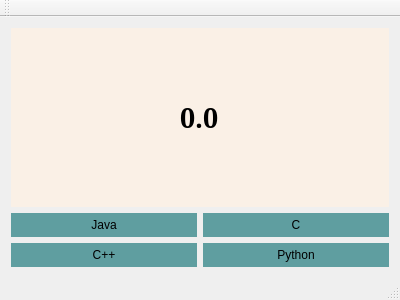
<?xml version="1.0" encoding="UTF-8"?>
<ui version="4.0">
 <class>PushThisButton</class>
 <widget class="QMainWindow" name="PushThisButton">
  <property name="geometry">
   <rect>
    <x>0</x>
    <y>0</y>
    <width>400</width>
    <height>300</height>
   </rect>
  </property>
  <property name="windowTitle">
   <string>PushThisButton</string>
  </property>
  <widget class="QWidget" name="centralWidget">
   <layout class="QGridLayout" name="gridLayout">
    <item row="1" column="1">
     <widget class="QPushButton" name="Button2">
      <property name="sizePolicy">
       <sizepolicy hsizetype="Preferred" vsizetype="Preferred">
        <horstretch>0</horstretch>
        <verstretch>0</verstretch>
       </sizepolicy>
      </property>
      <property name="styleSheet">
       <string notr="true">QPushButton
{
	background-color: #5F9EA0;
	border: 1px #2F4F4F;
	padding: 5px;
}

QPushButton:pressed
{
	background-color: #BC8F8F;
	border: 1px #2F4F4F;
	padding: 5px;
}</string>
      </property>
      <property name="text">
       <string>C</string>
      </property>
     </widget>
    </item>
    <item row="1" column="0">
     <widget class="QPushButton" name="Button1">
      <property name="sizePolicy">
       <sizepolicy hsizetype="Preferred" vsizetype="Preferred">
        <horstretch>0</horstretch>
        <verstretch>0</verstretch>
       </sizepolicy>
      </property>
      <property name="styleSheet">
       <string notr="true">QPushButton
{
	background-color: #5F9EA0;
	border: 1px #2F4F4F;
	padding: 5px;
}

QPushButton:pressed
{
	background-color: #BC8F8F;
	border: 1px #2F4F4F;
	padding: 5px;
}</string>
      </property>
      <property name="text">
       <string>Java</string>
      </property>
     </widget>
    </item>
    <item row="2" column="0">
     <widget class="QPushButton" name="Button3">
      <property name="sizePolicy">
       <sizepolicy hsizetype="Preferred" vsizetype="Preferred">
        <horstretch>0</horstretch>
        <verstretch>0</verstretch>
       </sizepolicy>
      </property>
      <property name="styleSheet">
       <string notr="true">QPushButton
{
	background-color: #5F9EA0;
	border: 1px #2F4F4F;
	padding: 5px;
}

QPushButton:pressed
{
	background-color: #BC8F8F;
	border: 1px #2F4F4F;
	padding: 5px;
}</string>
      </property>
      <property name="text">
       <string>C++</string>
      </property>
     </widget>
    </item>
    <item row="2" column="1">
     <widget class="QPushButton" name="Button4">
      <property name="sizePolicy">
       <sizepolicy hsizetype="Preferred" vsizetype="Preferred">
        <horstretch>0</horstretch>
        <verstretch>0</verstretch>
       </sizepolicy>
      </property>
      <property name="styleSheet">
       <string notr="true">QPushButton
{
	background-color: #5F9EA0;
	border: 1px #2F4F4F;
	padding: 5px;
}

QPushButton:pressed
{
	background-color: #BC8F8F;
	border: 1px #2F4F4F;
	padding: 5px;
}</string>
      </property>
      <property name="text">
       <string>Python</string>
      </property>
     </widget>
    </item>
    <item row="0" column="0" colspan="2">
     <widget class="QLineEdit" name="Display">
      <property name="sizePolicy">
       <sizepolicy hsizetype="Preferred" vsizetype="Expanding">
        <horstretch>0</horstretch>
        <verstretch>0</verstretch>
       </sizepolicy>
      </property>
      <property name="font">
       <font>
        <family>Garamond</family>
        <pointsize>20</pointsize>
        <weight>75</weight>
        <bold>true</bold>
       </font>
      </property>
      <property name="styleSheet">
       <string notr="true">QLineEdit
{
	background-color: #FAF0E6;
	border: 1px #2F4F4F;
	color: #000000;
}</string>
      </property>
      <property name="text">
       <string>0.0</string>
      </property>
      <property name="alignment">
       <set>Qt::AlignCenter</set>
      </property>
     </widget>
    </item>
   </layout>
  </widget>
  <widget class="QMenuBar" name="menuBar">
   <property name="geometry">
    <rect>
     <x>0</x>
     <y>0</y>
     <width>400</width>
     <height>21</height>
    </rect>
   </property>
  </widget>
  <widget class="QToolBar" name="mainToolBar">
   <attribute name="toolBarArea">
    <enum>TopToolBarArea</enum>
   </attribute>
   <attribute name="toolBarBreak">
    <bool>false</bool>
   </attribute>
  </widget>
  <widget class="QStatusBar" name="statusBar"/>
 </widget>
 <layoutdefault spacing="6" margin="11"/>
 <resources/>
 <connections/>
</ui>
